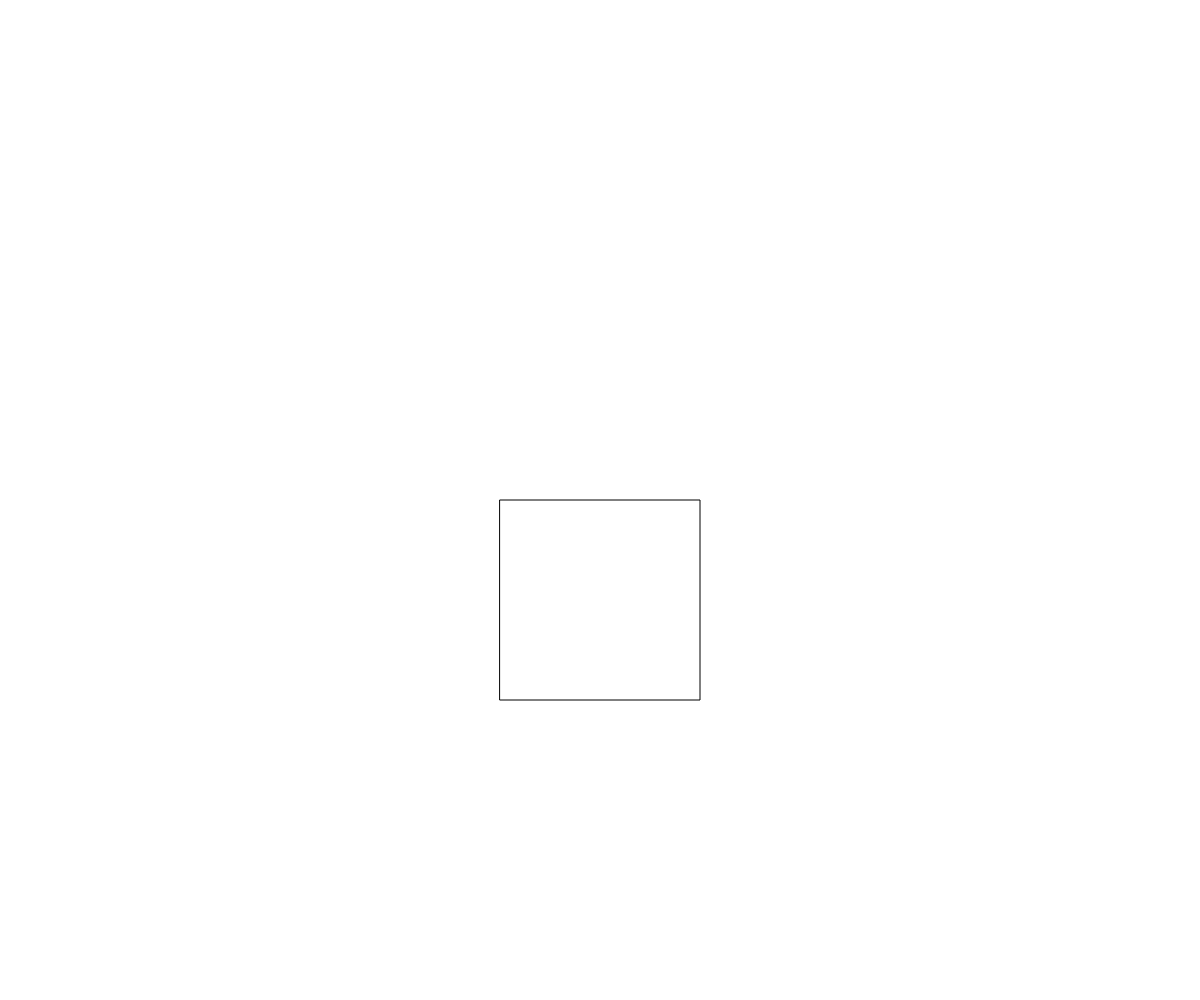
Frame 1 (no input)
Frame 60 (no input): identical to frame 1, image omitted
Frame 120 (the mouse pressed at the canvas centre since frame 60): identical to frame 1, image omitted

The p5.js sketch that drew this single still picture (run headless with seeded random() and noise() and a simulated clock; from frame 60 on, the mouse is pressed at the canvas centre):

// p5.js sketch
// ── sketch.js
// DVD Bounce - The Office Shoutout
// Dan Schellenberg
// Feb 15, 2018

// global variables
let x, y, radius;
let dx, dy;
let dvd, dvdColor;
let state = 0;


function setup() {
  createCanvas(windowWidth, windowHeight);
  x = width / 2;
  y = height / 2;
  radius = 50;
  dx = random(2, 5);
  dy = random(2, 5);
  dvdColor = color(0);
}

function draw() {
  background(255);
  rect(500 ,500 ,200,200);
  if (state === 1){
    moveThing();
    displayThing();
  }
}

function mouseClicked(){
  if (mouseX < 700 && mouseX > 500 && mouseY < 700 && mouseY < 700){
    state = 1;
  }
}

function moveThing() {
  x += dx;
  y += dy;

  //check if bounce required
  if (y + dvd.height/2 >= height || y - dvd.height/2 <= 0) {
    dy = dy * -1;
    dvdColor = color(random(255), random(255));
  }

  if (x + dvd.width/2 >= width || x - dvd.width/2 <= 0) {
    dx = dx * -1;
    dvdColor = color(random(255), random(255));
  }
}

function displayThing() {
  fill(0);
  // ellipse(x, y, radius * 2, radius * 2);
  imageMode(CENTER);
  tint(dvdColor);
  image(dvd, x, y);
}
